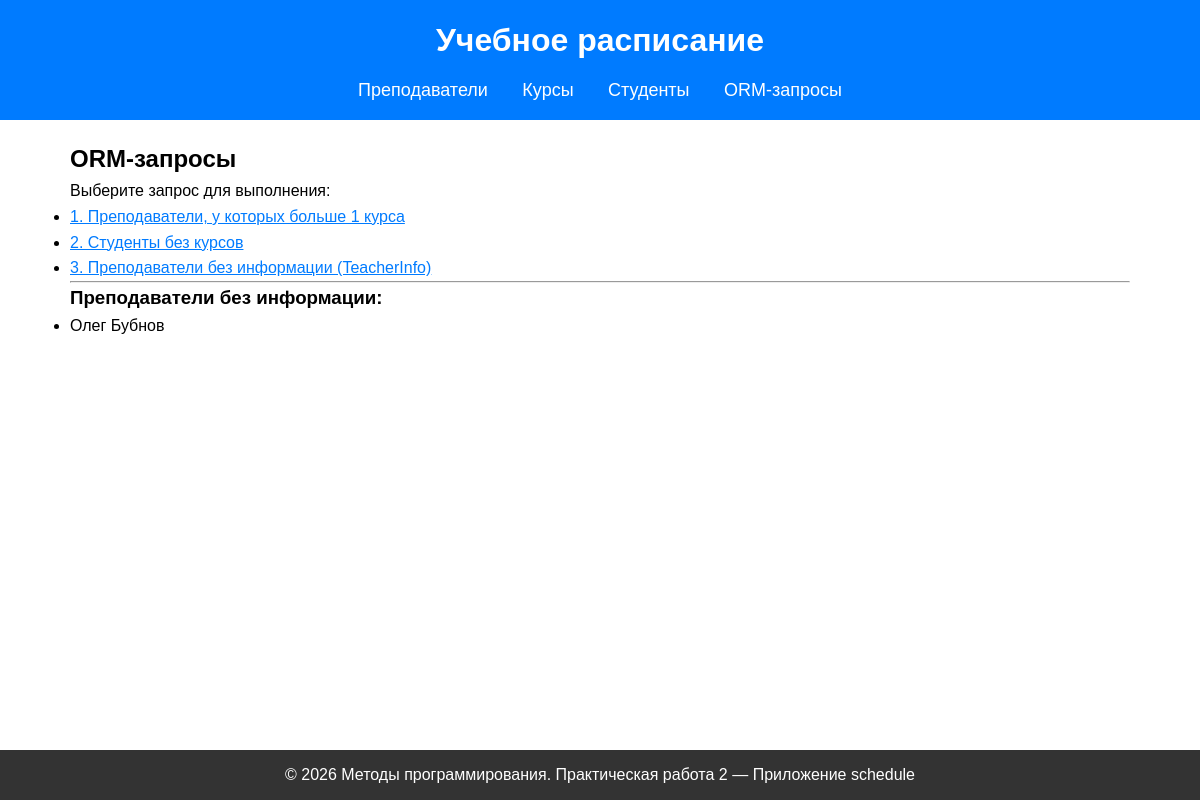
The app's page /orm/?query=teachers_no_info, older data.
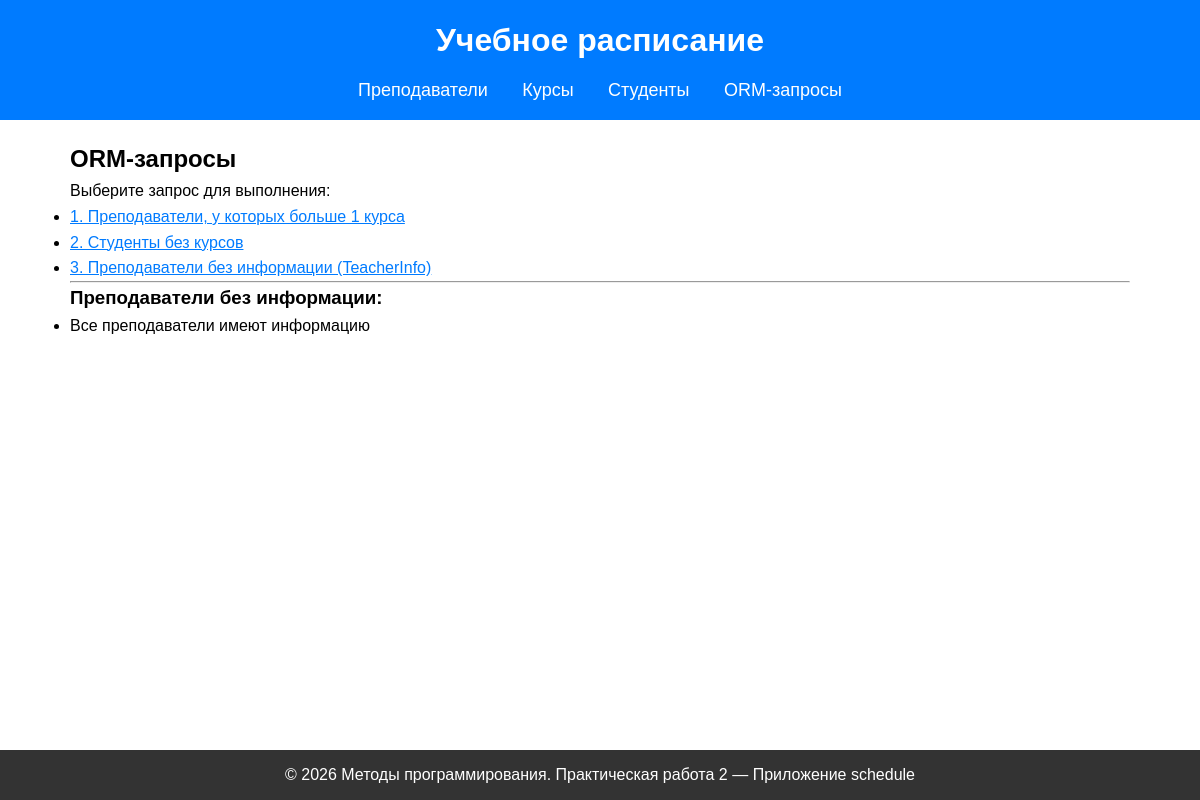
The same page, newer data.
### schedule/models.py (models this page shows)
class Teacher(models.Model):
    first_name = models.CharField(max_length=100, verbose_name="Имя")
    last_name = models.CharField(max_length=100, verbose_name="Фамилия")
    email = models.EmailField(unique=True, blank=False, null=False, verbose_name="Email")
    department = models.CharField(max_length=100, blank=True, verbose_name="Кафедра")
    hire_date = models.DateField(null=True, blank=True, verbose_name="Дата найма")
    birth_date = models.DateField(null=True, blank=True, verbose_name="Дата рождения")
    phone = models.CharField(max_length=20, unique=True, blank=True, verbose_name="Телефон")
    salary = models.DecimalField(max_digits=10, decimal_places=2, null=True, blank=True, verbose_name="Зарплата")
    degree = models.CharField(max_length=100, blank=True, verbose_name="Учёная степень")
    is_active = models.BooleanField(default=True, verbose_name="Активен")
    def __str__(self):
        return f"{self.first_name} {self.last_name}"
    class Meta:
        verbose_name = "Преподаватель"
        verbose_name_plural = "Преподаватели"

### schedule/views.py (the view)
# urls.py: path('orm/', orm_page, name='orm_page'),
def orm_page(request):
    query = request.GET.get('query')
    context = {
        'query': query,
    }
    if query == 'teachers_many':
        context['teachers_many'] = Teacher.objects.annotate(course_count=Count('courses')).filter(course_count__gt=1)
    elif query == 'students_no_courses':
        context['students_no_courses'] = Student.objects.filter(courses__isnull=True)
    elif query == 'teachers_no_info':
        context['teachers_no_info'] = Teacher.objects.filter(info__isnull=True)
    return render(request, 'schedule/orm.html', context)

### schedule/templates/schedule/orm.html (shortened to what this page needs)
{% extends 'schedule/base.html' %}
{% block content %}
    <h2>ORM-запросы</h2>
    <p>Выберите запрос для выполнения:</p>
    <ul>
        <li><a href="{% url 'orm_page' %}?query=teachers_many">1. Преподаватели, у которых больше 1 курса</a></li>
        <li><a href="{% url 'orm_page' %}?query=students_no_courses">2. Студенты без курсов</a></li>
        <li><a href="{% url 'orm_page' %}?query=teachers_no_info">3. Преподаватели без информации (TeacherInfo)</a></li>
    </ul>
    <hr>
    {% if query == 'teachers_many' %}
        <h3>Преподаватели, у которых больше 1 курса:</h3>
        <ul>
            {% for t in teachers_many %}
                <li>{{ t }} — {{ t.course_count }} курсов</li>
            {% empty %}
                <li>Таких преподавателей нет</li>
            {% endfor %}
        </ul>
    {% elif query == 'teachers_no_info' %}
        <h3>Преподаватели без информации:</h3>
        <ul>
            {% for t in teachers_no_info %}
                <li>{{ t }}</li>
            {% empty %}
                <li>Все преподаватели имеют информацию</li>
            {% endfor %}
        </ul>
    {% else %}
        <p>Выберите запрос выше.</p>
    {% endif %}
{% endblock %}

Row changes from the older to the newer data that the page shows:
removed Teacher: first_name+last_name "Олег Бубнов"
Text that changed along with them:
text now shown: "Все преподаватели имеют информацию"
